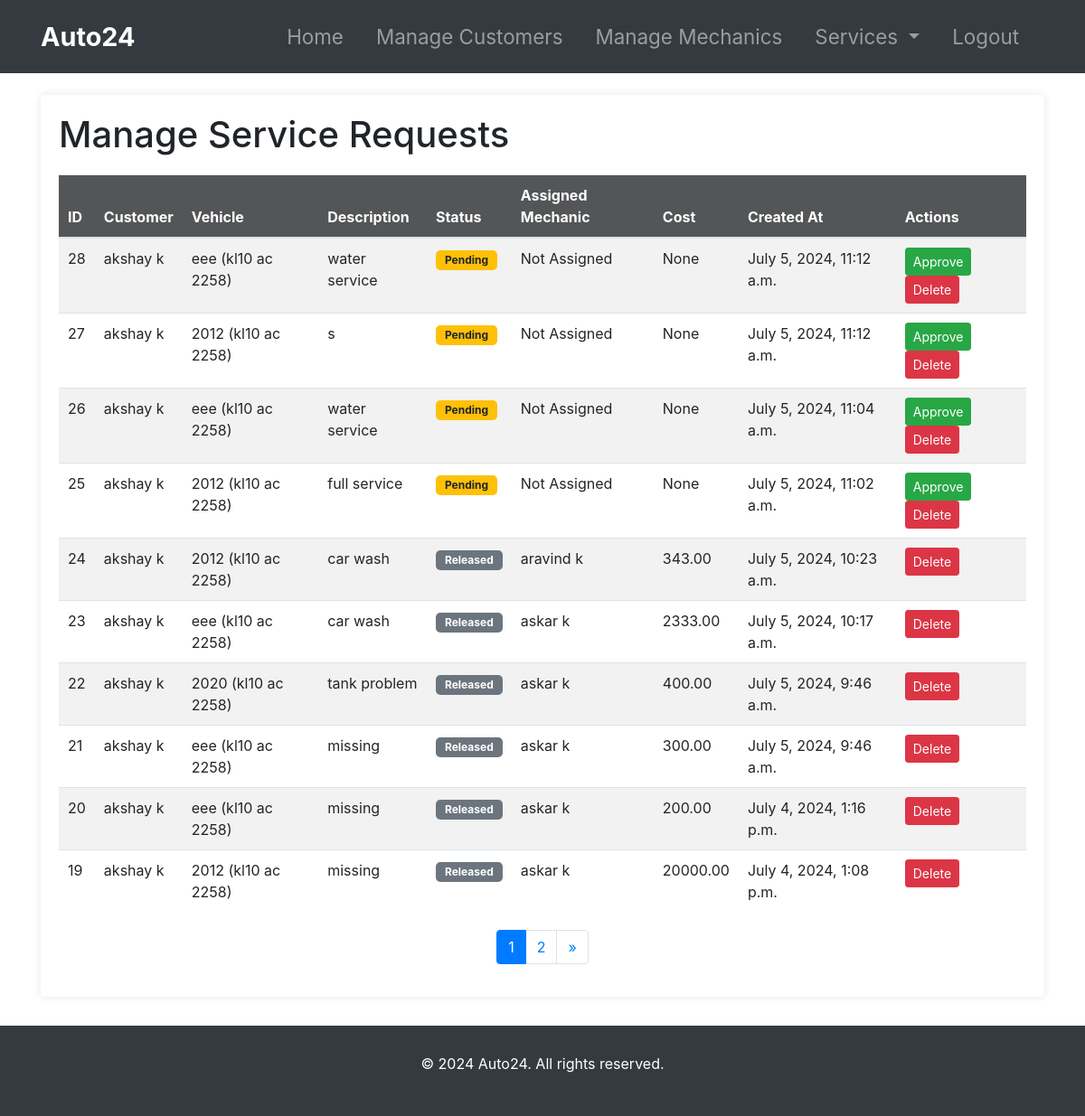
/adminpage/manage-service-requests/ (signed in), run on an earlier commit of the app's database.
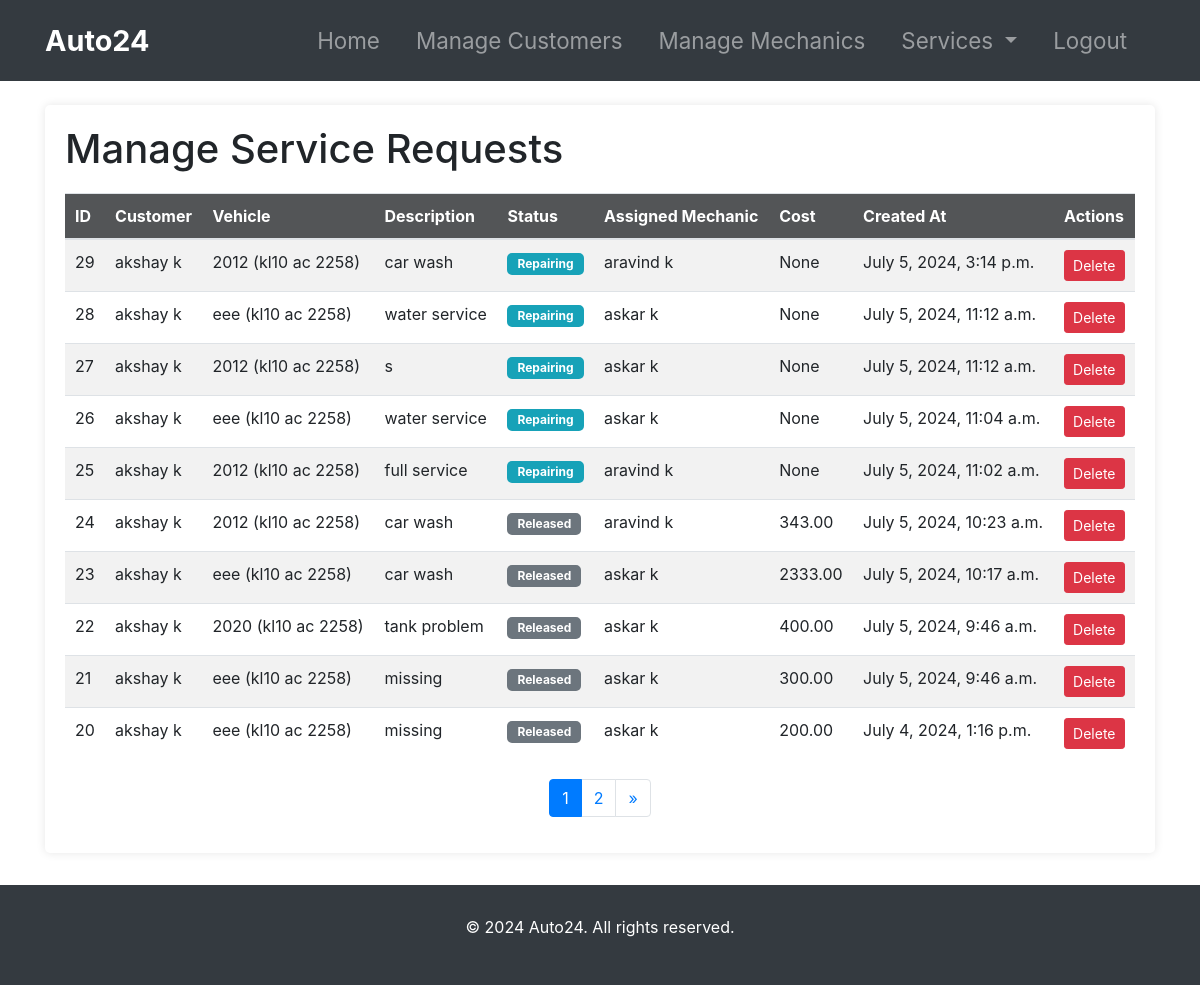
And on a later commit of the database.
### customer_management/models.py (models this page shows, shortened)
class ServiceRequest(models.Model):
    STATUS_CHOICES = [
        ('Pending', 'Pending'),
        ('Approved', 'Approved'),
        ('Repairing', 'Repairing'),
        ('Repairing Done', 'Repairing Done'),
        ('Released', 'Released')
    ]
    SERVICE_CHOICES = [
        ('water service', 'Water Service'),
        ('oil change', 'Oil Change'),
        ('brake service', 'Brake Service'),
        ('spare part work', 'Spare Part Work'),
        ('engine work', 'Engine Work'),
        ('body work', 'Body Work'),
        ('full service', 'Full Service'),
        ('other', 'Other')
    ]
    customer = models.ForeignKey(Customer, on_delete=models.CASCADE, related_name='service_requests')
    assigned_mechanic = models.ForeignKey('mechanic_management.Mechanic', on_delete=models.CASCADE, related_name='service_requests', null=True, blank=True)
    vehicle = models.ForeignKey(Vehicle, on_delete=models.CASCADE, related_name='service_requests')
    problem_description = models.CharField(max_length=300)
    status = models.CharField(max_length=20, choices=STATUS_CHOICES, default='Pending')
    service_type = models.CharField(max_length=20, choices=SERVICE_CHOICES, default='Water Service')
    cost = models.DecimalField(max_digits=10, decimal_places=2, null=True, blank=True)
    created_at = models.DateTimeField(default=timezone.now)

class Customer(models.Model):
    user = models.OneToOneField(User, on_delete=models.CASCADE)
    profile_pic = models.ImageField(upload_to='profile_pic/CustomerProfilePic/', null=True, blank=True)
    address = models.CharField(max_length=40)
    mobile = models.CharField(max_length=20, null=False)
    created_at = models.DateTimeField(default=timezone.now)
    @property
    def get_name(self):
        return self.user.first_name + " " + self.user.last_name

class Vehicle(models.Model):
    number = models.CharField(max_length=20)
    model = models.CharField(max_length=100)
    customer = models.ForeignKey(Customer, on_delete=models.CASCADE, related_name='vehicles')
    def __str__(self):
        return f"{self.model} ({self.number})"

### mechanic_management/models.py (models this page shows, shortened)
class Mechanic(models.Model):
    user = models.OneToOneField(User, on_delete=models.CASCADE)
    profile_pic = models.ImageField(upload_to='profile_pic/MechanicProfilePic/', null=True, blank=True)
    address = models.CharField(max_length=40)
    mobile = models.CharField(max_length=20, null=False)
    skill = models.CharField(max_length=500, null=True)
    salary = models.IntegerField(null=True)
    status = models.BooleanField(default=False)
    created_at = models.DateTimeField(default=timezone.now)
    @property
    def get_name(self):
        return self.user.first_name + " " + self.user.last_name

### admin_management/views.py (the view)
# urls.py: path('adminpage/manage-service-requests/', views.manage_service_requests, name='manage_service_requests'),
@staff_member_required
def manage_service_requests(request):
    service_requests = ServiceRequest.objects.order_by('-created_at')
    paginator = Paginator(service_requests, 10)  # Show 10 service requests per page
    page_number = request.GET.get('page')
    page_obj = paginator.get_page(page_number)
    return render(request, 'adminpage/manage_service_requests.html', {'page_obj': page_obj})

### templates/adminpage/manage_service_requests.html (shortened to what the changed rows need)
{% extends 'adminpage/base.html' %}
{% block content %}
<div class="container mt-4">
    <div class="service-request-container">
        <h1>Manage Service Requests</h1>
        <table class="table table-striped">
            <thead>
                <tr>
                    <th>ID</th>
                    <th>Customer</th>
                    <th>Vehicle</th>
                    <th>Description</th>
                    <th>Status</th>
                    <th>Assigned Mechanic</th>
                    <th>Cost</th>
                    <th>Created At</th>
                    <th>Actions</th>
                </tr>
            </thead>
            <tbody>
                {% for service_request in page_obj %}
                <tr>
                    <td>{{ service_request.id }}</td>
                    <td>{{ service_request.customer.get_name }}</td>
                    <td>{{ service_request.vehicle }}</td>
                    <td>{{ service_request.problem_description }}</td>
                    <td>
                        {% if service_request.status == 'Pending' %}
                            <span class="badge badge-warning">{{ service_request.get_status_display }}</span>
                        {% elif service_request.status == 'Approved' %}
                            <span class="badge badge-success">{{ service_request.get_status_display }}</span>
                        {% elif service_request.status == 'Repairing' %}
                            <span class="badge badge-info">{{ service_request.get_status_display }}</span>
                        {% elif service_request.status == 'Repairing Done' %}
                            <span class="badge badge-primary">{{ service_request.get_status_display }}</span>
                        {% elif service_request.status == 'Released' %}
                            <span class="badge badge-secondary">{{ service_request.get_status_display }}</span>
                        {% endif %}
                    </td>
                    <td>
                        {% if service_request.assigned_mechanic %}
                            {{ service_request.assigned_mechanic.get_name }}
                        {% else %}
                            Not Assigned
                        {% endif %}
                    </td>
                    <td>{{ service_request.cost }}</td>
                    <td>{{ service_request.created_at }}</td>
                    <td>
                        {% if service_request.status == 'Pending' %}
                            <a href="{% url 'approve_service_request' service_request.id %}" class="btn btn-success btn-sm me-2">Approve</a>
                        {% elif service_request.status == 'Approved' %}
                            <a href="{% url 'assign_mechanic' service_request.id %}" class="btn btn-primary btn-sm me-2">Assign Mechanic</a>
                        {% endif %}
                        <a href="{% url 'delete_service_request' service_request.id %}" class="btn btn-danger btn-sm" onclick="return confirm('Are you sure you want to delete this service request?');">Delete</a>
                    </td>
                </tr>
                {% endfor %}
            </tbody>
        </table>
        <nav aria-label="Page navigation">
            <ul class="pagination justify-content-center">
                {% for num in page_obj.paginator.page_range %}
                    {% if page_obj.number == num %}
                        <li class="page-item active"><a class="page-link" href="?page={{ num }}">{{ num }}</a></li>
                    {% elif num > page_obj.number|add:'-3' and num < page_obj.number|add:'3' %}
                        <li class="page-item"><a class="page-link" href="?page={{ num }}">{{ num }}</a></li>
                    {% endif %}
                {% endfor %}
            </ul>
        </nav>
    </div>
</div>
{% endblock %}

What changed in the data, as far as the page shows it:
no longer on this page (row unchanged): ServiceRequest: id "19", customer.get_name "akshay k", vehicle "2012 (kl10 ac 2258)", problem_description "missing", status "Released", assigned_mechanic.get_name "askar k", cost "20000.00", created_at "July 4, 2024, 1:08 p.m."
added ServiceRequest: id "29", customer.get_name "akshay k", vehicle "2012 (kl10 ac 2258)", problem_description "car wash", status "Repairing", assigned_mechanic.get_name "aravind k", cost "None", created_at "July 5, 2024, 3:14 p.m."
changed ServiceRequest id 28: assigned_mechanic.get_name (not shown) → "askar k"; status "Pending" → "Repairing"
changed ServiceRequest id 27: assigned_mechanic.get_name (not shown) → "askar k"; status "Pending" → "Repairing"
changed ServiceRequest "July 5, 2024, 11:04 a.m.": assigned_mechanic.get_name (not shown) → "askar k"; status "Pending" → "Repairing"
changed ServiceRequest "full service": assigned_mechanic.get_name (not shown) → "aravind k"; status "Pending" → "Repairing"
